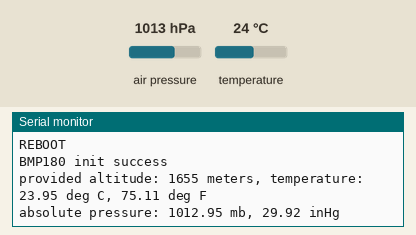
Recording of a sketch running on a simulated Arduino Uno, built with avr-gcc and run on an emulated ATmega328P. On the bench: the last lines printed to the serial monitor. Wiring (inferred from the names in the program): BMP180 pressure sensor at I2C address 0x77. The inputs (shaded band) are chosen by the test bench; at power-on: air pressure 1013 hPa, temperature 24 °C.

Above: at 1.2 s.
1.3 s: air pressure set to 952 hPa
4.3 s: temperature set to 41 °C
At 5.15 s:
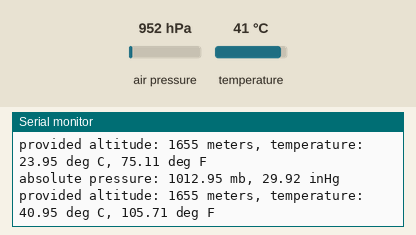
15.2 s: air pressure set to 975 hPa
At 16.6 s:
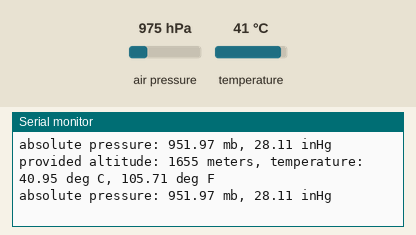
Timing chart, 0 to 18.2 s (numbered marks = the images above; inputs shaded):
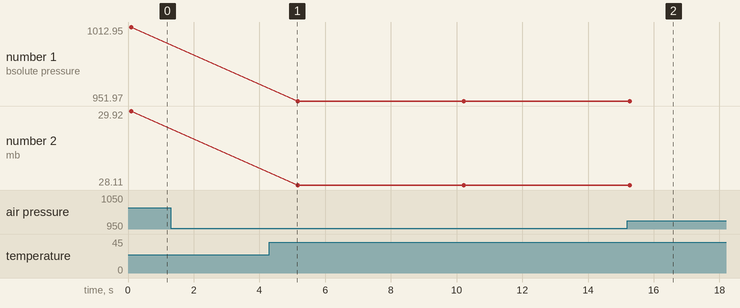

Measured:
- after the input at 4.3 s, the serial monitor: prints a new line after 0.79 s (image 1)
- plotted number 1: 1012.95 → 951.97 after the input at 4.3 s, 951.97 → 974.98 after the input at 15.2 s
- plotted number 2: 28.11 → 28.79 after the input at 15.2 s

The sketch:

BMP180.ino
```cpp
#include <SFE_BMP180.h> // 기압 센서를 위한 header file
#include <Wire.h>        // 아두이노에서 제공하는 header file

SFE_BMP180 pressure;   // presseure라는 SFE_BMP180 object 생성

#define ALTITUDE 1655.0 // 임의의 고도 설정

void setup()
{
  Serial.begin(9600); //시리얼 통신 세팅
  Serial.println("REBOOT");

  //  센서 초기화 (연결 확인 과정)
  if (pressure.begin())
    Serial.println("BMP180 init success");
  else
  {
    Serial.println("BMP180 init fail\n\n");
    while(1);
  }
}

void loop()
{
  char status;
  double T,P,p0,a;

    // "가상 고도" 시리얼 모니터 출력
  Serial.println();
  Serial.print("provided altitude: ");
  Serial.print(ALTITUDE,0);
  Serial.print(" meters, ");

  status = pressure.startTemperature(); // 온도 측정을 위해 센서 상태 변경

  if (status != 0)
  {
     delay(status);

    status = pressure.getTemperature(T);  // 온도 측정 후 T (섭씨 온도) 리턴

    if (status != 0)
    {
      // "온도" 시리얼 모니터에 출력
      Serial.print("temperature: ");
      Serial.print(T,2);
      Serial.print(" deg C, ");
      Serial.print((9.0/5.0)*T+32.0,2);
      Serial.println(" deg F");

      status = pressure.startPressure(3); // oversampling을 3으로 세팅 후 기압 측정 상태로 센서 변경

      if (status != 0)
      {
        delay(status);

        status = pressure.getPressure(P,T); // 측정한 온도 T와 측정한 기압을 저장 할 P를 통해 기압 측정

        if (status != 0)
        {
          // "기압" 시리얼 모니터에 출력

          Serial.print("absolute pressure: ");
          Serial.print(P,2);
          Serial.print(" mb, ");
          Serial.print(P*0.0295333727,2);
          Serial.println(" inHg");

        }
        else Serial.println("error retrieving pressure measurement\n");
      }
      else Serial.println("error starting pressure measurement\n");
    }
    else Serial.println("error retrieving temperature measurement\n");
  }
  else Serial.println("error starting temperature measurement\n");

  delay(5000);
}
```

SFE_BMP180.cpp
```cpp
// (licence header left out)
#include <SFE_BMP180.h>
#include <Wire.h>
#include <stdio.h>
#include <math.h>


SFE_BMP180::SFE_BMP180()
// Base library type
{
}


char SFE_BMP180::begin()
// Initialize library for subsequent pressure measurements
{
	double c3,c4,b1;

	// Start up the Arduino's "wire" (I2C) library:

	Wire.begin();

	// The BMP180 includes factory calibration data stored on the device.
	// Each device has different numbers, these must be retrieved and
	// used in the calculations when taking pressure measurements.

	// Retrieve calibration data from device:

	if (readInt(0xAA,AC1) &&
		readInt(0xAC,AC2) &&
		readInt(0xAE,AC3) &&
		readUInt(0xB0,AC4) &&
		readUInt(0xB2,AC5) &&
		readUInt(0xB4,AC6) &&
		readInt(0xB6,VB1) &&
		readInt(0xB8,VB2) &&
		readInt(0xBA,MB) &&
		readInt(0xBC,MC) &&
		readInt(0xBE,MD))
	{

		// All reads completed successfully!

		// If you need to check your math using known numbers,
		// you can uncomment one of these examples.
		// (The correct results are commented in the below functions.)

		// Example from Bosch datasheet
		// AC1 = 408; AC2 = -72; AC3 = -14383; AC4 = 32741; AC5 = 32757; AC6 = 23153;
		// B1 = 6190; B2 = 4; MB = -32768; MC = -8711; MD = 2868;

		// Example from http://wmrx00.sourceforge.net/Arduino/BMP180-Calcs.pdf
		// AC1 = 7911; AC2 = -934; AC3 = -14306; AC4 = 31567; AC5 = 25671; AC6 = 18974;
		// VB1 = 5498; VB2 = 46; MB = -32768; MC = -11075; MD = 2432;

		/*
		Serial.print("AC1: "); Serial.println(AC1);
		Serial.print("AC2: "); Serial.println(AC2);
		Serial.print("AC3: "); Serial.println(AC3);
		Serial.print("AC4: "); Serial.println(AC4);
		Serial.print("AC5: "); Serial.println(AC5);
		Serial.print("AC6: "); Serial.println(AC6);
		Serial.print("VB1: "); Serial.println(VB1);
		Serial.print("VB2: "); Serial.println(VB2);
		Serial.print("MB: "); Serial.println(MB);
		Serial.print("MC: "); Serial.println(MC);
		Serial.print("MD: "); Serial.println(MD);
		*/

		// Compute floating-point polynominals:

		c3 = 160.0 * pow(2,-15) * AC3;
		c4 = pow(10,-3) * pow(2,-15) * AC4;
		b1 = pow(160,2) * pow(2,-30) * VB1;
		c5 = (pow(2,-15) / 160) * AC5;
		c6 = AC6;
		mc = (pow(2,11) / pow(160,2)) * MC;
		md = MD / 160.0;
		x0 = AC1;
		x1 = 160.0 * pow(2,-13) * AC2;
		x2 = pow(160,2) * pow(2,-25) * VB2;
		y0 = c4 * pow(2,15);
		y1 = c4 * c3;
		y2 = c4 * b1;
		p0 = (3791.0 - 8.0) / 1600.0;
		p1 = 1.0 - 7357.0 * pow(2,-20);
		p2 = 3038.0 * 100.0 * pow(2,-36);

		/*
		Serial.println();
		Serial.print("c3: "); Serial.println(c3);
		Serial.print("c4: "); Serial.println(c4);
		Serial.print("c5: "); Serial.println(c5);
		Serial.print("c6: "); Serial.println(c6);
		Serial.print("b1: "); Serial.println(b1);
		Serial.print("mc: "); Serial.println(mc);
		Serial.print("md: "); Serial.println(md);
		Serial.print("x0: "); Serial.println(x0);
		Serial.print("x1: "); Serial.println(x1);
		Serial.print("x2: "); Serial.println(x2);
		Serial.print("y0: "); Serial.println(y0);
		Serial.print("y1: "); Serial.println(y1);
		Serial.print("y2: "); Serial.println(y2);
		Serial.print("p0: "); Serial.println(p0);
		Serial.print("p1: "); Serial.println(p1);
		Serial.print("p2: "); Serial.println(p2);
		*/

		// Success!
		return(1);
	}
	else
	{
		// Error reading calibration data; bad component or connection?
		return(0);
	}
}


char SFE_BMP180::readInt(char address, int &value)
// Read a signed integer (two bytes) from device
// address: register to start reading (plus subsequent register)
// value: external variable to store data (function modifies value)
{
	unsigned char data[2];

	data[0] = address;
	if (readBytes(data,2))
	{
		value = (((int)data[0]<<8)|(int)data[1]);
		//if (*value & 0x8000) *value |= 0xFFFF0000; // sign extend if negative
		return(1);
	}
	value = 0;
	return(0);
}


char SFE_BMP180::readUInt(char address, unsigned int &value)
// Read an unsigned integer (two bytes) from device
// address: register to start reading (plus subsequent register)
// value: external variable to store data (function modifies value)
{
	unsigned char data[2];

	data[0] = address;
	if (readBytes(data,2))
	{
		value = (((unsigned int)data[0]<<8)|(unsigned int)data[1]);
		return(1);
	}
	value = 0;
	return(0);
}


char SFE_BMP180::readBytes(unsigned char *values, char length)
// Read an array of bytes from device
// values: external array to hold data. Put starting register in values[0].
// length: number of bytes to read
{
	char x;

	Wire.beginTransmission(BMP180_ADDR);
	Wire.write(values[0]);
	_error = Wire.endTransmission();
	if (_error == 0)
	{
		Wire.requestFrom(BMP180_ADDR,length);
		while(Wire.available() != length) ; // wait until bytes are ready
		for(x=0;x<length;x++)
		{
			values[x] = Wire.read();
		}
		return(1);
	}
	return(0);
}


char SFE_BMP180::writeBytes(unsigned char *values, char length)
// Write an array of bytes to device
// values: external array of data to write. Put starting register in values[0].
// length: number of bytes to write
{
	char x;

	Wire.beginTransmission(BMP180_ADDR);
	Wire.write(values,length);
	_error = Wire.endTransmission();
	if (_error == 0)
		return(1);
	else
		return(0);
}


char SFE_BMP180::startTemperature(void)
// Begin a temperature reading.
// Will return delay in ms to wait, or 0 if I2C error
{
	unsigned char data[2], result;

	data[0] = BMP180_REG_CONTROL;
	data[1] = BMP180_COMMAND_TEMPERATURE;
	result = writeBytes(data, 2);
	if (result) // good write?
		return(5); // return the delay in ms (rounded up) to wait before retrieving data
	else
		return(0); // or return 0 if there was a problem communicating with the BMP
}


char SFE_BMP180::getTemperature(double &T)
// Retrieve a previously-started temperature reading.
// Requires begin() to be called once prior to retrieve calibration parameters.
// Requires startTemperature() to have been called prior and sufficient time elapsed.
// T: external variable to hold result.
// Returns 1 if successful, 0 if I2C error.
{
	unsigned char data[2];
	char result;
	double tu, a;

	data[0] = BMP180_REG_RESULT;

	result = readBytes(data, 2);
	if (result) // good read, calculate temperature
	{
		tu = (data[0] * 256.0) + data[1];

		//example from Bosch datasheet
		//tu = 27898;

		//example from http://wmrx00.sourceforge.net/Arduino/BMP085-Calcs.pdf
		//tu = 0x69EC;

		a = c5 * (tu - c6);
		T = a + (mc / (a + md));

		/*
		Serial.println();
		Serial.print("tu: "); Serial.println(tu);
		Serial.print("a: "); Serial.println(a);
		Serial.print("T: "); Serial.println(*T);
		*/
	}
	return(result);
}


char SFE_BMP180::startPressure(char oversampling)
// Begin a pressure reading.
// Oversampling: 0 to 3, higher numbers are slower, higher-res outputs.
// Will return delay in ms to wait, or 0 if I2C error.
{
	unsigned char data[2], result, delay;

	data[0] = BMP180_REG_CONTROL;

	switch (oversampling)
	{
		case 0:
			data[1] = BMP180_COMMAND_PRESSURE0;
			delay = 5;
		break;
		case 1:
			data[1] = BMP180_COMMAND_PRESSURE1;
			delay = 8;
		break;
		case 2:
			data[1] = BMP180_COMMAND_PRESSURE2;
			delay = 14;
		break;
		case 3:
			data[1] = BMP180_COMMAND_PRESSURE3;
			delay = 26;
		break;
		default:
			data[1] = BMP180_COMMAND_PRESSURE0;
			delay = 5;
		break;
	}
	result = writeBytes(data, 2);
	if (result) // good write?
		return(delay); // return the delay in ms (rounded up) to wait before retrieving data
	else
		return(0); // or return 0 if there was a problem communicating with the BMP
}


char SFE_BMP180::getPressure(double &P, double &T)
// Retrieve a previously started pressure reading, calculate abolute pressure in mbars.
// Requires begin() to be called once prior to retrieve calibration parameters.
// Requires startPressure() to have been called prior and sufficient time elapsed.
// Requires recent temperature reading to accurately calculate pressure.

// P: external variable to hold pressure.
// T: previously-calculated temperature.
// Returns 1 for success, 0 for I2C error.

// Note that calculated pressure value is absolute mbars, to compensate for altitude call sealevel().
{
	unsigned char data[3];
	char result;
	double pu,s,x,y,z;

	data[0] = BMP180_REG_RESULT;

	result = readBytes(data, 3);
	if (result) // good read, calculate pressure
	{
		pu = (data[0] * 256.0) + data[1] + (data[2]/256.0);

		//example from Bosch datasheet
		//pu = 23843;

		//example from http://wmrx00.sourceforge.net/Arduino/BMP085-Calcs.pdf, pu = 0x982FC0;
		//pu = (0x98 * 256.0) + 0x2F + (0xC0/256.0);

		s = T - 25.0;
		x = (x2 * pow(s,2)) + (x1 * s) + x0;
		y = (y2 * pow(s,2)) + (y1 * s) + y0;
		z = (pu - x) / y;
		P = (p2 * pow(z,2)) + (p1 * z) + p0;

		/*
		Serial.println();
		Serial.print("pu: "); Serial.println(pu);
		Serial.print("T: "); Serial.println(*T);
		Serial.print("s: "); Serial.println(s);
		Serial.print("x: "); Serial.println(x);
		Serial.print("y: "); Serial.println(y);
		Serial.print("z: "); Serial.println(z);
		Serial.print("P: "); Serial.println(*P);
		*/
	}
	return(result);
}


double SFE_BMP180::sealevel(double P, double A)
// Given a pressure P (mb) taken at a specific altitude (meters),
// return the equivalent pressure (mb) at sea level.
// This produces pressure readings that can be used for weather measurements.
{
	return(P/pow(1-(A/44330.0),5.255));
}


double SFE_BMP180::altitude(double P, double P0)
// Given a pressure measurement P (mb) and the pressure at a baseline P0 (mb),
// return altitude (meters) above baseline.
{
	return(44330.0*(1-pow(P/P0,1/5.255)));
}


char SFE_BMP180::getError(void)
	// If any library command fails, you can retrieve an extended
	// error code using this command. Errors are from the wire library:
	// 0 = Success
	// 1 = Data too long to fit in transmit buffer
	// 2 = Received NACK on transmit of address
	// 3 = Received NACK on transmit of data
	// 4 = Other error
{
	return(_error);
}
```

SFE_BMP180.h
```cpp
// (licence header left out)
#ifndef SFE_BMP180_h
#define SFE_BMP180_h

#if defined(ARDUINO) && ARDUINO >= 100
#include "Arduino.h"
#else
#include "WProgram.h"
#endif

class SFE_BMP180
{
	public:
		SFE_BMP180(); // base type

		char begin();
			// call pressure.begin() to initialize BMP180 before use
			// returns 1 if success, 0 if failure (bad component or I2C bus shorted?)

		char startTemperature(void);
			// command BMP180 to start a temperature measurement
			// returns (number of ms to wait) for success, 0 for fail

		char getTemperature(double &T);
			// return temperature measurement from previous startTemperature command
			// places returned value in T variable (deg C)
			// returns 1 for success, 0 for fail

		char startPressure(char oversampling);
			// command BMP180 to start a pressure measurement
			// oversampling: 0 - 3 for oversampling value
			// returns (number of ms to wait) for success, 0 for fail

		char getPressure(double &P, double &T);
			// return absolute pressure measurement from previous startPressure command
			// note: requires previous temperature measurement in variable T
			// places returned value in P variable (mbar)
			// returns 1 for success, 0 for fail

		double sealevel(double P, double A);
			// convert absolute pressure to sea-level pressure (as used in weather data)
			// P: absolute pressure (mbar)
			// A: current altitude (meters)
			// returns sealevel pressure in mbar

		double altitude(double P, double P0);
			// convert absolute pressure to altitude (given baseline pressure; sea-level, runway, etc.)
			// P: absolute pressure (mbar)
			// P0: fixed baseline pressure (mbar)
			// returns signed altitude in meters

		char getError(void);
			// If any library command fails, you can retrieve an extended
			// error code using this command. Errors are from the wire library:
			// 0 = Success
			// 1 = Data too long to fit in transmit buffer
			// 2 = Received NACK on transmit of address
			// 3 = Received NACK on transmit of data
			// 4 = Other error

	private:

		char readInt(char address, int &value);
			// read an signed int (16 bits) from a BMP180 register
			// address: BMP180 register address
			// value: external signed int for returned value (16 bits)
			// returns 1 for success, 0 for fail, with result in value

		char readUInt(char address, unsigned int &value);
			// read an unsigned int (16 bits) from a BMP180 register
			// address: BMP180 register address
			// value: external unsigned int for returned value (16 bits)
			// returns 1 for success, 0 for fail, with result in value

		char readBytes(unsigned char *values, char length);
			// read a number of bytes from a BMP180 register
			// values: array of char with register address in first location [0]
			// length: number of bytes to read back
			// returns 1 for success, 0 for fail, with read bytes in values[] array

		char writeBytes(unsigned char *values, char length);
			// write a number of bytes to a BMP180 register (and consecutive subsequent registers)
			// values: array of char with register address in first location [0]
			// length: number of bytes to write
			// returns 1 for success, 0 for fail

		int AC1,AC2,AC3,VB1,VB2,MB,MC,MD;
		unsigned int AC4,AC5,AC6;
		double c5,c6,mc,md,x0,x1,x2,y0,y1,y2,p0,p1,p2;
		char _error;
};

#define BMP180_ADDR 0x77 // 7-bit address

#define	BMP180_REG_CONTROL 0xF4
#define	BMP180_REG_RESULT 0xF6

#define	BMP180_COMMAND_TEMPERATURE 0x2E
#define	BMP180_COMMAND_PRESSURE0 0x34
#define	BMP180_COMMAND_PRESSURE1 0x74
#define	BMP180_COMMAND_PRESSURE2 0xB4
#define	BMP180_COMMAND_PRESSURE3 0xF4

#endif
```
